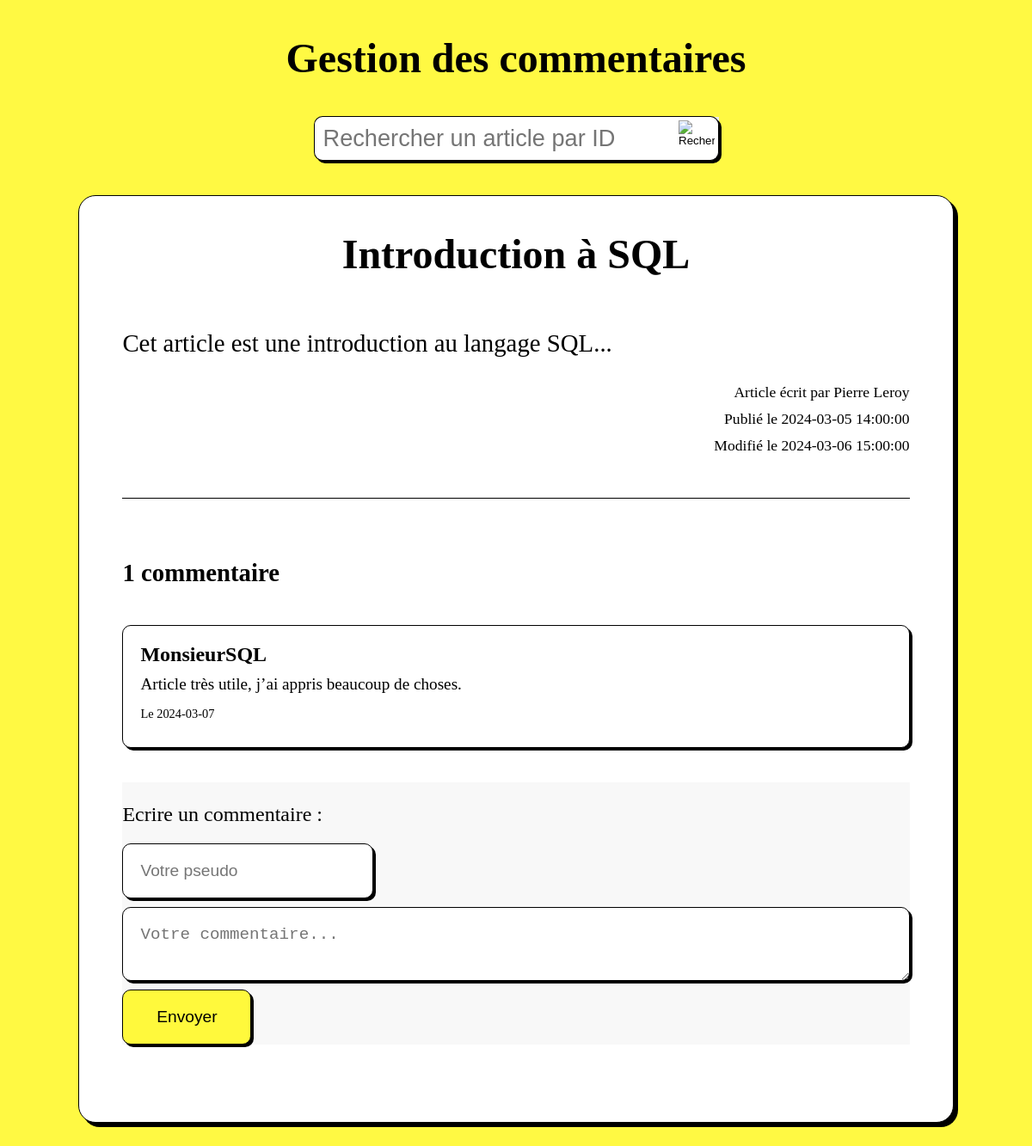
Page /TP2-projet-blog/TP2-exercices/3-gestion-des-commentaires.php?id_article=5 on the committed database.
### tables this page shows
CREATE TABLE Articles (
    id_art INT PRIMARY KEY AUTO_INCREMENT,
    id_aut INT,
    titre VARCHAR(255),
    corps TEXT,
    date_crea DATETIME,
    date_modif DATETIME,
    FOREIGN KEY (id_aut) REFERENCES Utilisateurs(id_aut)
);

CREATE TABLE Utilisateurs (
    id_aut INT PRIMARY KEY AUTO_INCREMENT,
    nom VARCHAR(100),
    prenom VARCHAR(100),
    login VARCHAR(20),
    mdp VARCHAR(15),
    role VARCHAR(20)
);

CREATE TABLE Commentaires (
    id_com INT PRIMARY KEY AUTO_INCREMENT,
    id_art INT,
    pseudo VARCHAR(100),
    contenu TEXT,
    date_crea DATETIME,
    FOREIGN KEY (id_art) REFERENCES Articles(id_art)
);

### TP2-projet-blog/TP2-exercices/3-gestion-des-commentaires.php (the view, shortened to what this page needs)
<!DOCTYPE html>
<html lang="fr">
<head>
    <link rel="stylesheet" href="gestionCommentaires.css">
</head>
<body>
    <main>
        <h1>Gestion des commentaires</h1>
        <form id="formRecherche" method="post" action="3-gestion-des-commentaires.php">
            <input required type="text" name="idart" placeholder="Rechercher un article par ID">
            <button onclick="submitForm()" title="Rechercher">
                <img src="http://cdn.onlinewebfonts.com/svg/img_588.png" alt="Rechercher">
            </button>
        </form>
            <?php
            $db = new PDO('mysql:host=localhost;dbname=blog', 'root', '');
            if(isset($_POST['idart']) || isset($_GET['id_article'])){
                if(isset($_POST['idart'])){
                    $idart = $_POST['idart'];
                    $_SESSION['idart'] = $idart;
                } else {
                    $idart = $_GET['id_article'];
                }
                $query = $db->prepare(
                    "SELECT id_art, titre, corps, date_crea, date_modif, nom, prenom
                    FROM articles JOIN utilisateurs USING(id_aut) WHERE id_art = :idart"
                                    );
                $query->execute([
                    "idart"=>$idart
                ]);
                $article = $query->fetch();
                if($article){
                    echo"<div class='conteneur-article'>";
                        echo"<h1>" . $article['titre'] . "</h1>";
                        echo"<p class='corps-article'>" . $article['corps'] . "</p>";
                        echo"<div class='info-art-container'>
                                <p class='info-art'> Article écrit par " . $article['prenom'] . " " . $article['nom'] . "</p>
                                <p class='info-art'> Publié le " . $article['date_crea'] . "</p>
                                <p class='info-art'> Modifié le " . $article['date_modif'] . "</p>
                            </div>";
                        echo "<div class='ligne-horizontale'></div>";
                        $query = $db->prepare("SELECT * FROM commentaires WHERE id_art = :idart");
                        $query->execute(["idart" => $idart]);
                        $commentaires = $query->fetchAll();
                        echo "<h2 class='comms-annonce'>";
                            if ($commentaires) {
                                $commentCount = count($commentaires);
                                if ($commentCount > 1) {
                                    echo $commentCount . " commentaires";
                                } else {
                                    echo $commentCount . " commentaire";
                                }
                            } else {
                                echo "Aucun commentaire";
                            }
                        echo "</h2>";
                        echo "<div class='comms-cont'>";
                            foreach($commentaires as $com){
                                echo "
                                <div class='com'>
                                    <h4>" . $com['pseudo'] . "</h4>
                                    <p>" . $com['contenu'] . "</p>
                                    <p class='date-com'> Le " . substr($com['date_crea'], 0, 10) . "</p>";
                                echo "</div>";
                            }
                        echo"</div>";
                        echo "<div class='comment-form'>";
                            echo "<h3>Ecrire un commentaire :</h3>";
                            echo "<form method='POST' action=''>";
                                echo "<input required type='text' name='pseudo' placeholder='Votre pseudo'>";
                                echo "<textarea required name='comment' placeholder='Votre commentaire...'></textarea>";
                                echo "<input name='send-commentaire' type='submit' value='Envoyer'>";
                            echo "</form>";
                        echo "</div>";
                    echo"</div>";
                }else{
                    echo"<div>Article non trouvé</div>";
                }
            }
            ?>
    </main>
</body>
</html>

### TP2-projet-blog/TP2-exercices/gestionCommentaires.css (style rules this page uses)
body { background-color: rgb(255, 249, 67); }
main { margin: 20px 20px 80px 20px; display: flex; flex-direction: column; justify-content: center; align-items: center; }
main h1 { text-align: center; font-size: 3rem; margin: 20px 0; color: rgb(0, 0, 0); border-radius: 20px; }
#formRecherche { display: flex; justify-content: center; align-items: center; margin: 20px 0; }
#formRecherche input { height: 50px; width: 400px; border-radius: 10px 0 0 10px; border : 1px solid black; font-size: 1.7rem; border-right: none; padding: 0 10px; box-shadow: 3px 3px 0px black; }
button img { height: 42px; width: 42px; padding: 4px; border: 1px solid black; border-radius: 0 10px 10px 0; border-left: none; box-shadow: 3px 3px 0px black; background-color: white; }
#formRecherche button { height: 50px; width: 50px; cursor: pointer; background-color: none !important; display: flex; justify-content: center; align-items: center; border: none; }
.conteneur-article { display: flex; flex-direction: column; margin: 20px 0; width: 80%; max-width: 1800px; padding: 20px 50px 40px 50px; background-color: white; border-radius: 20px; box-shadow: 5px 5px 0px black; border: 1px solid black; }
.conteneur-article h1 { margin: 20px 0 40px 0; }
.conteneur-article .corps-article { font-size: 1.8rem; margin: 20px 0; }
.conteneur-article .info-art { margin: 10px 0; font-size: 1.1rem; width: 100%; text-align: end; }
.ligne-horizontale { width: 100%; height: 1px; background-color: black; margin: 40px 0 20px 0; }
.comms-annonce { margin-top: 50px; font-size: 1.8rem; }
.comms-cont { margin-bottom: 0px; }
.com * { margin: 0; padding: 0; }
.com { display: flex; flex-direction: column; margin: 20px 0 40px 0; padding: 20px; background-color: white; border-radius: 10px; box-shadow: 3px 3px 0px black; border: 1px solid black; }
.com h4 { font-size: 1.5rem; margin-bottom: 10px; }
.com p { font-size: 1.2rem; margin-bottom: 10px; }
.com .date-com { font-size: .9rem; margin-top: 5px; }
.comment-form { display: flex; flex-direction: column; background-color: #f8f8f8; margin-bottom: 50px; }
.comment-form form { display: flex; flex-direction: column; }
.comment-form h3 { margin-bottom: 20px; font-size: 1.5rem; font-weight: normal; }
.comment-form input[type="text"], .comment-form textarea { padding: 20px; border-radius: 10px; border: 1px solid #000000; box-shadow: 3px 3px 0px black; margin-bottom: 10px; font-size: 1.2rem; }
.comment-form textarea { resize: vertical; }
.comment-form input[type="text"] { width: 250px; }
.comment-form input[type="submit"] { width: 150px; padding: 20px 30px; background-color: rgb(255, 249, 60); border-radius: 10px; color: #000000; box-shadow: 3px 3px 0px black; border: 1px solid #000000; cursor: pointer; font-size: 1.2rem; }

### rows in the picture
articles: titre "Introduction à SQL", corps "Cet article est une introduction au langage SQL...", id_aut.prenom "Pierre", id_aut.nom "Leroy", date_crea "2024-03-05 14:00:00", date_modif "2024-03-06 15:00:00"
commentaires: pseudo "MonsieurSQL", contenu "Article très utile, j’ai appris beaucoup de choses.", date_crea "2024-03-07"

### other values in the picture
$commentCount "1"
